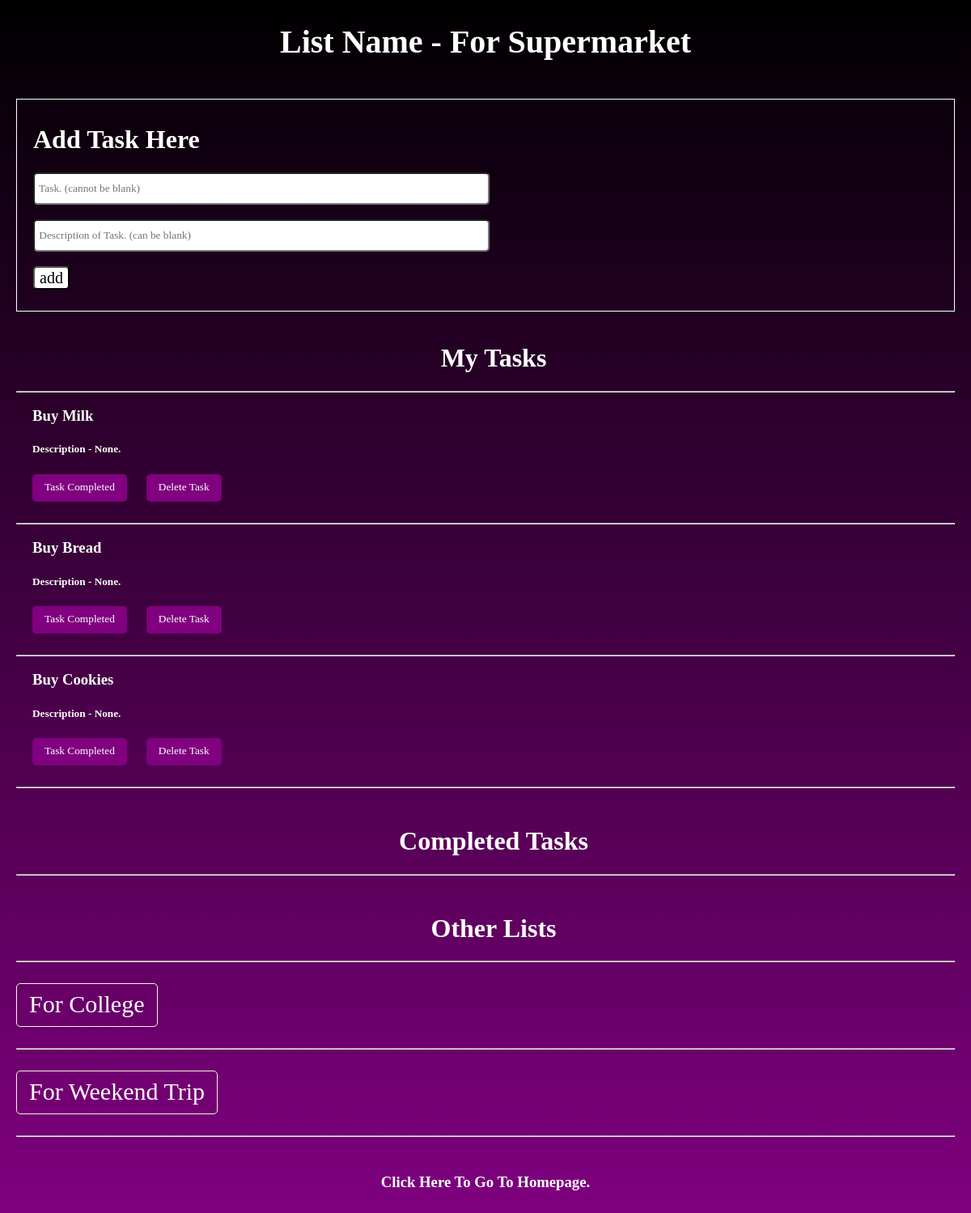
The app's page /lists/57 with its own data.
### list/models.py (models this page shows)
class Lists(models.Model):
    title = models.CharField(max_length=100)

class Jobs(models.Model):
    title = models.CharField(max_length=100, default="x")
    job = models.CharField(max_length=1000)
    description = models.CharField(max_length=100, default="")
    comp = models.CharField(max_length=100, default="false")

### list/views.py (the view)
# urls.py: path('lists/<str:pk>', views.list, name='list'),
def list(request, pk):
    listx = Lists.objects.get(id=pk)
    listy = Lists.objects.all()
    job = Jobs.objects.all()
    return render(request, 'lists.html', {'listx': listx, 'jobs': job, 'listy': listy})

### templates/lists.html (shortened to what this page needs)
{% load static %}
<html>
    <head>
        <link rel="stylesheet" href="{% static 'style2.css' %}">
    </head>
    <body>
        <h1 align="center" id="#" class="head">List Name - {{listx.title}}</h1>
        <div class="content">
            <div class="container">
                <h1 class="name2">Add Task Here</h1>
                <form action="job" >
                    <div>
                        <input type="text" name="name" class="box" placeholder=" Task. (cannot be blank)" />
                    </div>
                    <br>
                    <div>
                        <input type="text" name="description" class="box" placeholder=" Description of Task. (can be blank)" />
                    </div>
                    <br>
                    <div>
                        <input class="btn" type="submit" value="add"/>
                    </div>
                </form>
            </div>
            <br>
            <h1 class="y name">My Tasks</h1>
            <hr>
            {% for t in jobs %}
            {% if listx.title == t.title %}
            {% if t.comp != "true" %}
                <div class="y">
                    <h3>{{t.job}}</h3>
                    {% if t.description != "" %}
                        <h5>Description - {{t.description}}</h5>
                    {% else %}
                        <h5>Description - None.</h5>
                    {% endif %}
                    <a href="comp/{{listx.id}}/{{t.id}}" class="linkx">
                        <button class="btn2">
                            Task Completed
                        </button>
                    </a>
                    <a href="delete/{{listx.id}}/{{t.id}}" class="delete">
                        <button class="btn3">
                            Delete Task
                        </button>
                    </a>
                </div>
                <br>
                <hr>
            {% endif %}
            {% endif %}
            {% endfor %}
            <br>
            <h1 class="y name">Completed Tasks</h1>
            <hr>
            <br>
            <h1 class="y name">Other Lists</h1>
            <hr>
            {% for y in listy %}
            {% if y.title != listx.title%}
                <br>
                <a href="/lists/{{y.id}}" class="link">
                    <button class="btn4">
                        {{y.title}}
                    </button>
                </a>
                <br><br>
                <hr>
            {%endif%}
            {% endfor %}
            <br>
            <h3 class="x"><a href="/"  class="link">Click Here To Go To Homepage.</a></h3>
        </div>
    </body>
</html>

### static/style2.css (style rules this page uses)
body { font-family: Apple Chancery, cursive; margin-left: 20px; margin-right: 20px; color:white; background-image: linear-gradient(black, purple); }
.x { text-align: center; padding-bottom: 20px; }
.btn { font-family: Stencil Std, fantasy; background-color: white; border-radius: 5px; font-size: 20px; }
.container { border: solid 1px white; padding-top: 10px; padding-bottom: 10px; padding-left:20px; padding-right: 10px; }
.link { text-decoration:none; color: white; }
.linkx { text-decoration:none; color: white; }
.y { padding-left:20px; }
.delete { text-decoration:none; color:red; }
.box { border-radius: 5px; height:40px; width:50%; font-family: Apple Chancery, cursive; }
.btn2 { background-color:purple; border-radius:5px; color:white; padding:8 15 10 15; border: none; font-family: Apple Chancery, cursive; }
.btn3 { background-color:purple; border-radius:5px; color:white; padding:8 15 10 15; border: none; font-family: Apple Chancery, cursive; }
.name { font-family:Times, Times New Roman, serif; text-align:center; }
.name2 { font-family:Times, Times New Roman, serif; }
.btn4 { font-size:30px; background-color:rgb(102, 0, 102,0); border-radius:5px; color:white; padding:8 15 10 15; border: solid 1px beige; font-family: Apple Chancery, cursive; }
.content { animation-name: fadein; animation-duration: 1.5s; }
.head { padding: 20px; font-size:40px; position: relative; text-align: center; animation-name: fadein; animation-duration: 1s; animation-iteration-count: 1; }

### records on screen
Lists: title "For Supermarket"
Jobs: job "Buy Milk", description "Description - None."
Jobs: job "Buy Bread", description "Description - None."
Jobs: job "Buy Cookies", description "Description - None."
Lists: title "For College"
Lists: title "For Weekend Trip"
